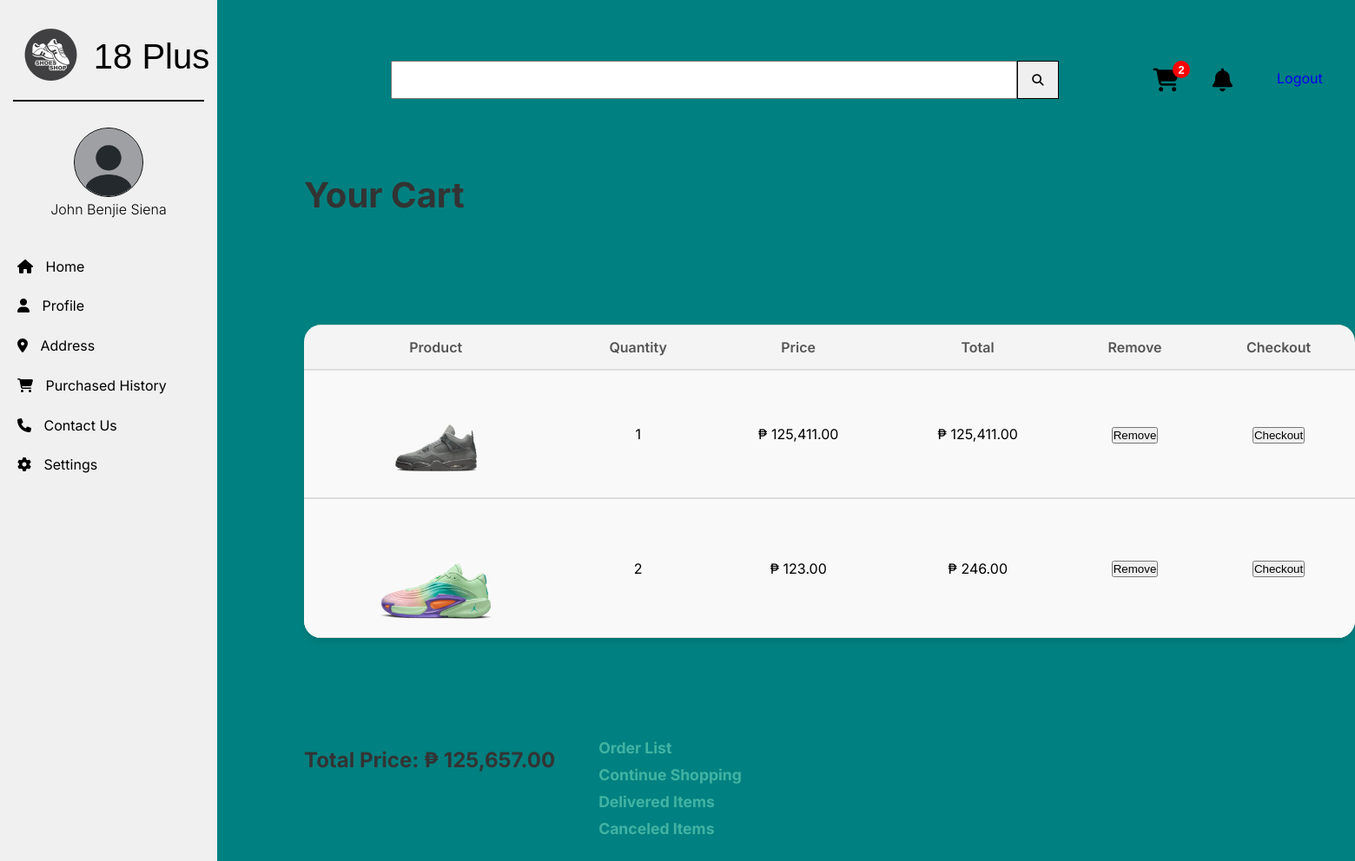
The page /order/view_cart/ (signed in) on the database its author committed.
### base/models.py (models this page shows, shortened)
class Customer(AbstractBaseUser, PermissionsMixin):
    first_name = models.CharField(max_length=50, blank=True)
    last_name = models.CharField(max_length=50, blank=True)
    username = models.CharField(max_length=50, blank=True, unique=True, null=True)
    phone = models.CharField(max_length=12)
    email = models.EmailField(unique=True)
    image = models.ImageField(upload_to='images/user/', blank=True, default='images/user/dp.png')
    is_active = models.BooleanField(default=True)
    is_staff = models.BooleanField(default=False) # Not Allowed the customer to login into backend
    objects = CustomUserManagement()
    USERNAME_FIELD = 'email'
    REQUIRED_FIELDS = []

class Product(models.Model):
    name = models.CharField(max_length=255)
    description = models.TextField()
    price = models.DecimalField(max_digits=10, decimal_places=2)
    stock = models.PositiveIntegerField()
    image = models.ImageField(upload_to='images/products/', null=True, blank=True)
    category = models.ForeignKey(Category, related_name='products', on_delete=models.CASCADE, default=1)
    on_trend = models.BooleanField(default=False)
    is_active = models.BooleanField(default=True)

### order/models.py (models this page shows, shortened)
class CartItem(models.Model):
    cart = models.ForeignKey(ShoppingCart, related_name='items', on_delete=models.CASCADE)
    product = models.ForeignKey(Product, related_name='cart_items', on_delete=models.CASCADE)
    quantity = models.PositiveIntegerField(default=1)
    def total_price(self):
        quantity = self.quantity if self.quantity is not None else 0
        price = self.product.price if self.product.price is not None else 0
        return quantity * price

### order/views.py (the view)
# urls.py: path('view_cart/', views.view_cart, name='view_cart'), # View Cart Items Page Url
@login_required
def view_cart(request):
    try:
        cart = ShoppingCart.objects.get(user=request.user)  # Get the user's cart
        cart_items = CartItem.objects.filter(cart=cart)  # Get items in the cart
        total_price = cart.get_total_price()  # Get total price using the method
    except ShoppingCart.DoesNotExist:
        cart_items = []
        total_price = 0
    return render(request, 'order/view_cart.html', {
        'cart_items': cart_items,
        'total_price': total_price,
    })

### order/context_processor.py (called while the page is built)
def cart_count(request):
    if request.user.is_authenticated:
        cart = ShoppingCart.objects.get(user=request.user)
        cart_items = CartItem.objects.filter(cart=cart)
        cart_count = cart_items.count()
    else:
        cart_count = 0
    return {'cart_count': cart_count}

### order/models.py (called while the page is built)
    def get_total_price(self):
        return sum(item.total_price() for item in self.items.all())

### order/templates/order/view_cart.html (shortened to what this page needs)
{% extends 'master.html' %}
{% load humanize %}
{%load static%}
{% block content %}
<link rel="stylesheet" href="{%static 'css/viewcart.css' %}">
<div class="home-wrapper">
  <h2>Your Cart</h2>
  {% if cart_items %}
  <table>
    <thead>
      <tr>
        <th>Product</th>
        <th>Quantity</th>
        <th>Price</th>
        <th>Total</th>
        <th>Remove</th>
        <th>Checkout</th>
      </tr>
    </thead>
    <tbody>
      {% for item in cart_items %}
      <tr>
        <td><img src="{{ item.product.image.url }}" alt=""></td>
        <td>{{ item.quantity }}</td>
        <td>₱ {{ item.product.price | intcomma }}</td>
        <td>₱ {{ item.total_price | intcomma }}</td>
        <td>
          <form method="POST" action="{% url 'remove_from_cart' item.id %}">
            <button type="submit">Remove</button>
          </form>
        </td>
        <td>
          <form method="POST" action="{% url 'checkout' item.id %}">
            <button type="submit">Checkout</button>
          </form>
        </td>
      </tr>
      {% endfor %}
    </tbody>
  </table>
  <h3>Total Price: ₱ {{ total_price | intcomma }}</h3>
  <div class="cart-actions">
    <a href="{% url 'order_list' %}">Order List</a><br />
    <a href="{% url 'home' %}">Continue Shopping</a><br />
    <a href="{% url 'delivered_items' %}">Delivered Items</a><br />
    <a href="{% url 'canceled_items' %}">Canceled Items</a>
  </div>
  {% endif %}
</div>
{% endblock %}

### templates/navbar.html (shortened to what this page needs)
{% load static %}
<div class="navigation-bar">
    <div class="logo-wrapper">
        <div>
            <a href="/"> <img src="{% static 'images/image.png' %}" alt="Logo"> </a>
        </div>
        <div>
            <a href="/"> <h1>18 Plus</h1> </a>
        </div>
    </div>
    <div class="line"></div>
    {% if not change_navbar %}
        {% if user.is_authenticated %}
            <div class="profile-wrapper">
                <div>
                    {% if user.image %}
                        <img src=" {{ user.image.url }} " alt="{{ user.username }} profile">
                    {% else %}
                        <img src="media/images/user/dp.png" alt="Image">
                    {% endif %}
                </div>
                <div>
                    {% if user.email %}
                        <p> {{ user.first_name }} {{ user.last_name }} </p>
                    {% endif %}
                </div>
            </div>
            <div class="navigation-content">
                <div>
                    <i class="fa-solid fa-house"></i><a href="/"> Home </a>
                </div>
                <div>
                    <i class="fa-solid fa-user"></i><a href="{% url 'edit_profile' user.id %}"> Profile </a>
                </div>
                <div>
                    <i class="fa-solid fa-location-dot"></i><a href="{% url 'address' user.id %}"> Address </a>
                </div>
                <div>
                    <i class="fa-solid fa-cart-shopping"></i><a href="{% url 'delivered_items' %}"> Purchased History </a>
                </div>
                <div>
                    <i class="fa-solid fa-phone"></i><a href="/"> Contact Us </a>
                </div>
                <div>
                    <i class="fa-solid fa-gear"></i><a href="/"> Settings </a>
                </div>
            </div>
        {% endif %}
    {% endif %}
</div>

### base/static/css/style.css (style rules this page uses)
* { margin: 0; padding: 0; box-sizing: border-box; }
body { font-family: 'Inter', 'Inria Serif'; font-size: 1rem; margin: 0; padding: 0; scroll-behavior: smooth; background-color: #008080; overflow-x: hidden; display: grid; grid-template-rows: auto 1fr; grid-template-columns: 250px 1fr; grid-template-areas: "header header" "sidebar content"; }
a { text-decoration: none; }
.home-wrapper { height: 100vh; margin: 200px 0 0 100px; display: flex; flex-wrap: wrap; gap: 50px; align-items: flex-start; }
.navigation-bar { position: fixed; z-index: 1; overflow-x: hidden; width: 250px; height: 100%; left: 0px; top: 0px; background: #F0F0F0; }
.logo-wrapper { width: 250px; height: 100px; margin-top: 15px; display: flex; justify-content: center; align-items: center; }
.logo-wrapper img { width: 99px; height: 90px; }
.logo-wrapper h1 { left: 110px; font-family: 'Inria Serif',sans-serif; font-weight: 500; font-size: 2.5rem; color: #000000; }
.line { width: 220px; border: 1px solid #000000; margin: 0px 15px; }
.profile-wrapper { display: flex; flex-direction: column; justify-content: space-evenly; align-items: center; margin-top: 30px; }
.profile-wrapper img { width: 80px; height: 80px; border-radius: 50%; border: 1px solid black; }
.profile-wrapper p { text-transform: capitalize; font-weight: 300; font-size: 1rem; text-overflow: ellipsis; overflow: hidden; white-space: nowrap; }
.navigation-content { width: 250px; height: 300px; display: flex; justify-content: space-evenly; flex-direction: column; margin: 20px; }
.navigation-content a { text-decoration: none; color: #000000; margin-left: 10px; }

### base/static/css/viewcart.css (style rules this page uses)
.home-wrapper h2 { font-size: 2.5rem; color: #333; margin-bottom: 20px; }
.home-wrapper h3 { font-size: 1.5rem; color: #333; margin-top: 20px; }
.home-wrapper a { font-size: 1.1rem; color: #41b3a3; text-decoration: none; font-weight: bold; margin-top: 10px; display: inline-block; transition: color 0.3s ease; }
h1 { color: forestgreen; font-size: 1.5rem; }
table { width: 100%; margin: 20px 0; border-collapse: separate; border-spacing: 0; border-radius: 20px; overflow: hidden; box-shadow: 0 4px 6px rgba(0, 0, 0, 0.1); }
th, td { padding: 15px; text-align: center; font-size: 1rem; }
th { background-color: #f4f4f4; font-weight: 600; color: #555; }
tr:nth-child(even) { background-color: #f9f9f9; }
th, td { border-top: 1px solid #ddd; border-bottom: 1px solid #ddd; }
td { background-color: #f9f9f9; }
td img { width: 100%; height: auto; max-width: 150px; border-radius: 8px; }

### rows shown on the page
Customer: image (picture), first_name "John Benjie", last_name "Siena"
CartItem: product.image (picture), quantity "1", product.price "125,411.00", total_price "125,411.00"
CartItem: product.image (picture), quantity "2", product.price "123.00", total_price "246.00"

### other values the page prints
{{ cart_count }} "2"
{{ total_price | intcomma }} "125,657.00"
